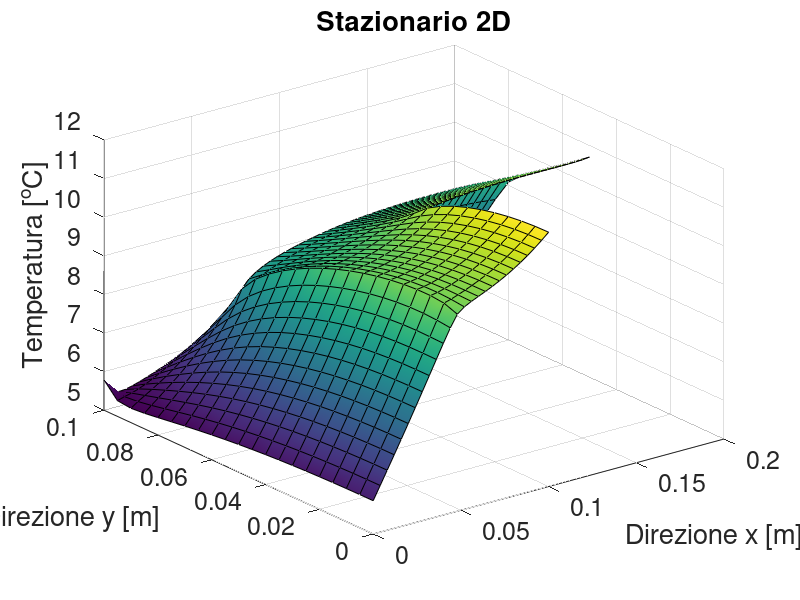

This chart was generated by the following MATLAB code:
clc; clear; close all;
%% dati
% geometrici
Lx1 = .1;
Lx2 = .2;
Ly1 = .05;
Ly2 = .1;

% fisici
Tint = 20;
hhint = 50;
Text = 5;
hhext = 1000; % vento molto forte
cond = 10;
qqq = 1e4; % solo in mezzo al muro per tubi passanti

%% griglia
nx2 = 51;
nx1 = ceil(nx2/2);
ny2 = 21;
ny1 = ceil(ny2/2);
ntot = nx1*(ny1-1)+nx2*(ny2-ny1+1);

xvet = linspace(0,Lx2,nx2);
yvet = linspace(0,Ly2,ny2);
dx = xvet(2)-xvet(1);
dy = yvet(2)-yvet(1);

[xmat,ymat] = meshgrid(xvet,yvet);

%% creo il problema
AA = sparse([],[],[],ntot,ntot,5*ntot);
bb = zeros(ntot,1);

% --- center ---
% center block south
for jx = 2:nx1-1
    for jy = 2:ny1
        kk = jx+(jy-1)*nx1;
        AA(kk,kk) = -2*cond*(1/dx^2+1/dy^2);
        if not(jy==ny1)
            AA(kk,kk+nx1) = cond/dy^2; % north
        else
            AA(kk,kk+nx2) = cond/dy^2; % north
        end
        AA(kk,kk-nx1) = cond/dy^2; % south
        AA(kk,kk-1) = cond/dx^2; % west
        AA(kk,kk+1) = cond/dx^2; % east
        % generazione solo al centro
        if jx==round(nx1/2) 
            bb(kk) = -qqq/cond/dx;
        end
    end
end

% center block north
for jx = 2:nx2-1
    for jy = ny1+1:ny2-1
        kk = jx+(jy-ny1-1)*nx2+nx1*ny1+nx2-nx1;
        AA(kk,kk) = -2*cond*(1/dx^2+1/dy^2);
        AA(kk,kk+nx2) = cond/dy^2; % north
        AA(kk,kk-nx2) = cond/dy^2; % south
        AA(kk,kk-1) = cond/dx^2; % west
        AA(kk,kk+1) = cond/dx^2; % east
        % generazione solo al centro
        if jy==round(ny1/2*3) && jx>=round(nx1/2) 
            bb(kk) = -qqq/cond/dy;
        elseif jx==round(nx1/2) && jy<=round(ny1/2*3)
            bb(kk) = -qqq/cond/dx;
        end
    end
end

% --- condizioni al contorno ---
% south esterno - neumann
for jx = 2:nx1-1
    kk = jx;
    AA(kk,kk) = -2*(1/dx^2+1/dy^2);
    AA(kk,kk+nx1) = 2/dy^2; % north
    AA(kk,kk-1) = 1/dx^2; % west
    AA(kk,kk+1) = 1/dx^2; % east
    % bb(kk) = 0 neumann omogeneo
end

% south west - robin da west e nemaunn da south
for jy = 1:1
    kk = 1;
    AA(kk,kk) = -(dx/dy+dy/dx)*cond/2-dy/2*hhext;
    AA(kk,kk+nx1) = dx/2*cond/dy; % north
    AA(kk,kk+1) = dy/2*cond/dx; % east
    bb(kk) = -dy/2*hhext*Text;
end

% west - robin
for jy = 2:ny2-1
    if jy <= ny1
        kk = (jy-1)*nx1+1;
        ks = kk - nx1;
    else
        kk = (ny1-1)*nx1+(jy-ny1)*nx2+1;
        ks = kk - nx2;
    end
    if jy < ny1
        kn = kk + nx1;
    else
        kn = kk + nx2;
    end
    AA(kk,kk) = -(dx/dy+dy/dx)*cond-dy*hhext;
    AA(kk,kn) = dx/2*cond/dy; % north
    AA(kk,ks) = dx/2*cond/dy; % south
    AA(kk,kk+1) = dy*cond/dx; % east
    bb(kk) = -dy*hhext*Text;
end

% CONDIZIONE INCRIMINATA
% north west - robin da north e robin da west
for jx = 1:1
    kk = nx1*(ny1-1)+nx2*(ny2-ny1)+jx;
    AA(kk,kk) = -(dx/dy+dy/dx)*cond/2-(dx+dy)/2*hhext;
    AA(kk,kk-nx2) = dx/2*cond/dy; % south
    AA(kk,kk+1) = dy/2*cond/dx; % east
    bb(kk) = -(dy+dx)/2*hhext*Text;
end

% north - robin
for jx = 1:nx2-1
    kk = nx1*(ny1-1)+nx2*(ny2-ny1)+jx;
    AA(kk,kk) = -(dx/dy+dy/dx)*cond-dx*hhext;
    AA(kk,kk-nx2) = dx*cond/dy; % south
    AA(kk,kk-1) = dy/2*cond/dx; % west
    AA(kk,kk+1) = dy/2*cond/dx; % east
    bb(kk) = -dx*hhext*Text;
end

% north-east - robin da north e neumann da east
for jx = nx2:nx2
    kk = nx1*(ny1-1)+nx2*(ny2-ny1)+jx;
    AA(kk,kk) = -(dx/dy+dy/dx)*cond/2-dx/2*hhext;
    AA(kk,kk-nx2) = dx/2*cond/dy; % south
    AA(kk,kk-1) = dy/2*cond/dx; % west
    bb(kk) = -dx/2*hhext*Text;
end

% east esterno - neumann omogeneo
for jy = ny1+1:ny2-1
    kk = nx1*(ny1-1)+(jy-ny1+1)*nx2;
    AA(kk,kk) = -2*(1/dx^2+1/dy^2);
    AA(kk,kk+nx2) = 1/dy^2; % north
    AA(kk,kk-nx2) = 1/dy^2; % south
    AA(kk,kk-1) = 2/dx^2; % west
    % bb(kk) = 0 neumann omogeneo per simmetria
end

% east-center
for jx = nx2:nx2
    kk = nx1*(ny1-1)+jx;
    AA(kk,kk) = -(dx/dy+dy/dx)/2*cond-dy*hhint/2;
    AA(kk,kk+nx2) = dx/2*cond/dy; % north
    AA(kk,kk-1) = dy/2*cond/dx; % west
    bb(kk) = -dy*hhint/2*Tint;
end

% south interno - robin
for jx = nx1+1:nx2-1
    kk = nx1*(ny1-1)+jx;
    AA(kk,kk) = -dx*cond/dy-dy*cond/dx-dx*hhint;
    AA(kk,kk+nx2) = dx*cond/dy; % north
    AA(kk,kk-1) = dy*cond/2/dx; % west
    AA(kk,kk+1) = dy*cond/2/dx; % east
    bb(kk) = -dx*hhint*Tint;
end

% nodo centrale - robin
for jx = nx1:nx1
    kk = nx1*(ny1-1)+jx;
    AA(kk,kk) = -3/2*dx*cond/dy-3/2*dy*cond/dx-dx/2*hhint-dy*hhint/2;
    AA(kk,kk+nx2) = dx*cond/dy; % north
    AA(kk,kk-nx1) = dx*cond/2/dy; % south
    AA(kk,kk-1) = dy*cond/dx; % west
    AA(kk,kk+1) = dy*cond/dx/2; % east
    bb(kk) = -(dx+dy)/2*hhint*Tint;
end

% east interno - robin da east e neumann da south
for jy = 2:ny1-1
    kk = nx1+(jy-1)*nx1;
    AA(kk,kk) = -dx*cond/dy-dy*cond/dx-dy*hhint;
    AA(kk,kk+nx1) = dx*cond/dy/2; % north
    AA(kk,kk-nx1) = dx*cond/dy/2; % south
    AA(kk,kk-1) = dy*cond/dx; % west
    bb(kk) = -dy*hhint*Tint;
end

% south center - robin
for jy = 1:1
    kk = nx1+(jy-1)*nx1;
    AA(kk,kk) = -dx/2*cond/dy-dy*cond/2/dx-dy*hhint/2;
    AA(kk,kk+nx1) = dx/2*cond/dy; % north
    AA(kk,kk-1) = dy/2*cond/dx; % west
    bb(kk) = -dy*hhint/2*Tint;
end

% --- risolvo ---
TT = AA\bb;

%% reshape
TTmat = zeros(nx2,ny2);
for jx = 1:nx2
    for jy = 1:ny2
        if jx>nx1 && jy<ny1
            TTmat(jx,jy) = nan;
        else
            if jy<ny1
                kk = jx+(jy-1)*nx1;
            else
                kk = jx+(jy-ny1)*nx2+nx1*(ny1-1);
            end
            TTmat(jx,jy) = TT(kk);
        end
    end
end

%% post production
surf(xmat,ymat,TTmat','facecolor','interp');
xlabel('Direzione x [m]')
ylabel('Direzione y [m]')
zlabel('Temperatura [^oC]')
set(gca,'fontsize',18)
title('Stazionario 2D')
